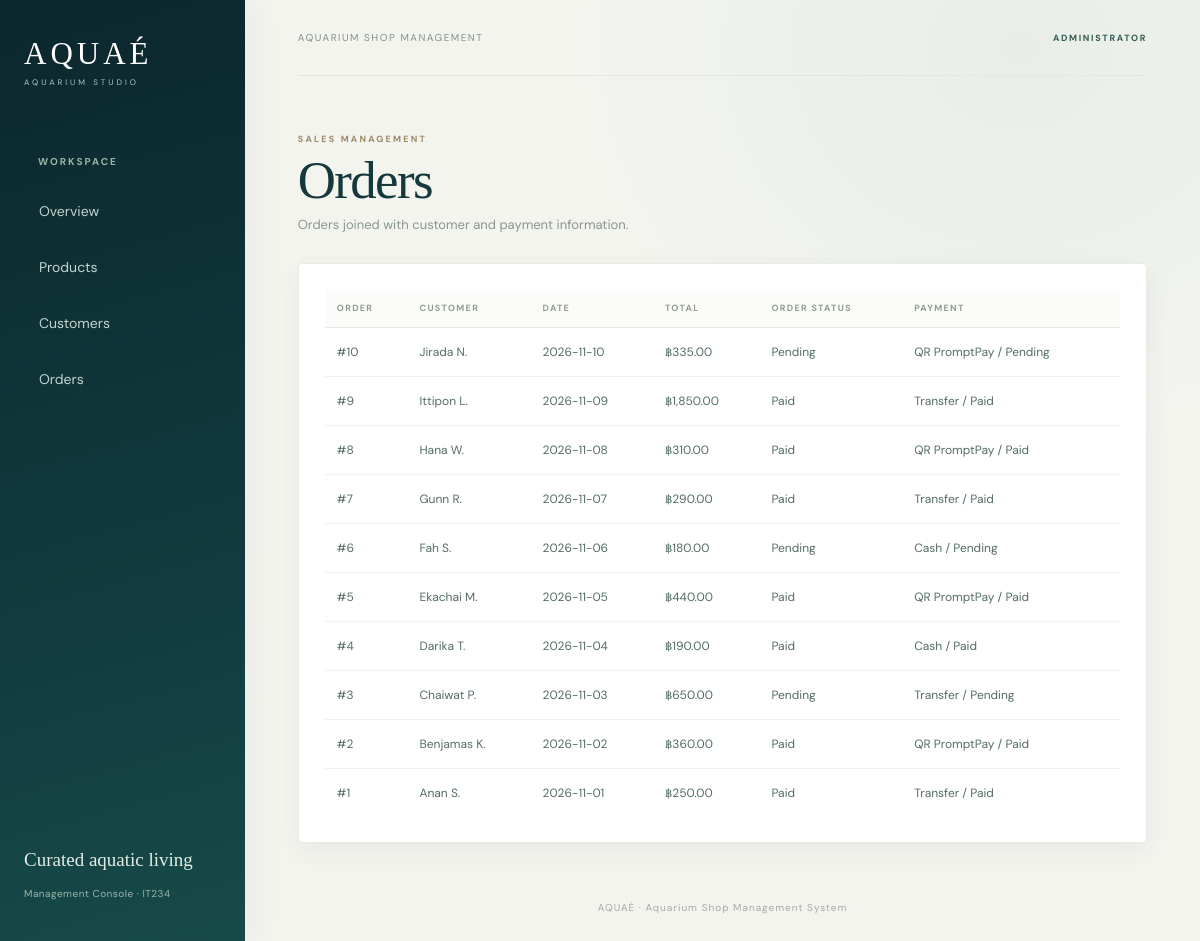
The page /orders on the database its author committed.
### tables this page shows
CREATE TABLE payments(payment_id INTEGER PRIMARY KEY AUTOINCREMENT, order_id INTEGER NOT NULL, payment_date TEXT, amount REAL NOT NULL CHECK(amount>=0), payment_method TEXT NOT NULL, payment_status TEXT NOT NULL DEFAULT 'Pending', FOREIGN KEY(order_id) REFERENCES orders(order_id));

CREATE TABLE orders(order_id INTEGER PRIMARY KEY AUTOINCREMENT, customer_id INTEGER NOT NULL, order_date TEXT NOT NULL, total_amount REAL NOT NULL DEFAULT 0 CHECK(total_amount>=0), status TEXT NOT NULL DEFAULT 'Pending', FOREIGN KEY(customer_id) REFERENCES customers(customer_id));

CREATE TABLE customers(customer_id INTEGER PRIMARY KEY AUTOINCREMENT, customer_name TEXT NOT NULL, phone TEXT NOT NULL UNIQUE, email TEXT UNIQUE, address TEXT);

### app.py (the view)
@app.route("/orders")
def orders():
    conn = get_db()
    rows = conn.execute("""
        SELECT o.order_id, c.customer_name, o.order_date, o.total_amount, o.status,
               p.payment_method, p.payment_status
        FROM orders o JOIN customers c ON o.customer_id=c.customer_id
        LEFT JOIN payments p ON p.order_id=o.order_id
        ORDER BY o.order_id DESC
    """).fetchall()
    conn.close()
    return render_template("orders.html", orders=rows)

### app.py (called while the page is built)
def get_db():
    conn = sqlite3.connect(DB_PATH)
    conn.row_factory = sqlite3.Row
    conn.execute("PRAGMA foreign_keys = ON")
    return conn

### templates/orders.html
{% extends "base.html" %}{% block title %}Orders · AQUAÉ{% endblock %}{% block content %}<section class="page-head"><div><p class="eyebrow">SALES MANAGEMENT</p><h1>Orders</h1><p class="muted">Orders joined with customer and payment information.</p></div></section><section class="panel"><div class="table-wrap"><table><thead><tr><th>ORDER</th><th>CUSTOMER</th><th>DATE</th><th>TOTAL</th><th>ORDER STATUS</th><th>PAYMENT</th></tr></thead><tbody>{% for o in orders %}<tr><td>#{{ o.order_id }}</td><td>{{ o.customer_name }}</td><td>{{ o.order_date }}</td><td>฿{{ "{:,.2f}".format(o.total_amount) }}</td><td>{{ o.status }}</td><td>{{ o.payment_method or '—' }} / {{ o.payment_status or '—' }}</td></tr>{% endfor %}</tbody></table></div></section>{% endblock %}

### static/css/style.css (style rules this page uses)
:root { --green:#183d32;--green2:#254d40;--cream:#f6f5ef;--gold:#b49a63;--ink:#202a25;--muted:#87918a;--line:#e8e9e2 }
* { box-sizing:border-box }
body { margin:0;background:var(--cream);color:var(--ink);font-family:'DM Sans',sans-serif;font-size:14px }
.nav-label,.eyebrow { font-size:10px;letter-spacing:2px;color:var(--gold);font-weight:700 }
.page-head { display:flex;align-items:center;justify-content:space-between;padding:42px 0 30px }
.page-head h1 { font:42px 'Playfair Display',serif;margin:8px 0 }
.muted { color:var(--muted);margin:0 }
.stats article,.panel { background:#fff;border:1px solid var(--line);border-radius:9px }
.panel { padding:25px;margin-bottom:30px }
.table-wrap { overflow-x:auto }
table { width:100%;border-collapse:collapse;text-align:left;white-space:nowrap }
th { font-size:9px;letter-spacing:1.3px;color:#929b94;font-weight:700;padding:13px 12px;border-bottom:1px solid var(--line) }
td { padding:16px 12px;border-bottom:1px solid #f0f1ec;font-size:12px }
tbody tr:last-child td { border-bottom:0 }
:root { --green:#102f34;--green2:#1d5052;--cream:#f4f4ef;--gold:#c3a878;--ink:#17383b;--muted:#84938d;--line:#e4e9e2 }
body { background:radial-gradient(ellipse at 85% 5%,#e8eee7 0,transparent 32%),var(--cream);color:var(--ink) }
.page-head { padding:48px 0 30px;align-items:flex-end }
.page-head h1 { font-size:clamp(42px,4.4vw,62px);line-height:1.02;letter-spacing:-1.6px;color:#14383b }
.eyebrow { color:#9a8965;font-size:9px;letter-spacing:2.2px }
.muted { font-size:13px;color:#87958e }
.stats article,.panel { border:1px solid #e7ebe4;border-radius:4px;box-shadow:0 8px 24px #183c3510 }
.panel { padding:25px 26px }
.table-wrap table th { background:#fbfcf9 }
.table-wrap table td { color:#536c66 }

### rows shown on the page
payments: order_id "10", customer_name "Jirada N.", order_date "2026-11-10", status "Pending", payment_method "QR PromptPay", payment_status "Pending"
orders: total_amount "335.00"
payments: order_id "9", customer_name "Ittipon L.", order_date "2026-11-09", status "Paid", payment_method "Transfer", payment_status "Paid"
orders: total_amount "1,850.00"
payments: order_id "8", customer_name "Hana W.", order_date "2026-11-08", status "Paid", payment_method "QR PromptPay", payment_status "Paid"
orders: total_amount "310.00"
payments: order_id "7", customer_name "Gunn R.", order_date "2026-11-07", status "Paid", payment_method "Transfer", payment_status "Paid"
orders: total_amount "290.00"
payments: order_id "6", customer_name "Fah S.", order_date "2026-11-06", status "Pending", payment_method "Cash", payment_status "Pending"
orders: total_amount "180.00"
payments: order_id "5", customer_name "Ekachai M.", order_date "2026-11-05", status "Paid", payment_method "QR PromptPay", payment_status "Paid"
orders: total_amount "440.00"
payments: order_id "4", customer_name "Darika T.", order_date "2026-11-04", status "Paid", payment_method "Cash", payment_status "Paid"
orders: total_amount "190.00"
payments: order_id "3", customer_name "Chaiwat P.", order_date "2026-11-03", status "Pending", payment_method "Transfer", payment_status "Pending"
orders: total_amount "650.00"
payments: order_id "2", customer_name "Benjamas K.", order_date "2026-11-02", status "Paid", payment_method "QR PromptPay", payment_status "Paid"
orders: total_amount "360.00"
payments: order_id "1", customer_name "Anan S.", order_date "2026-11-01", status "Paid", payment_method "Transfer", payment_status "Paid"
orders: total_amount "250.00"
